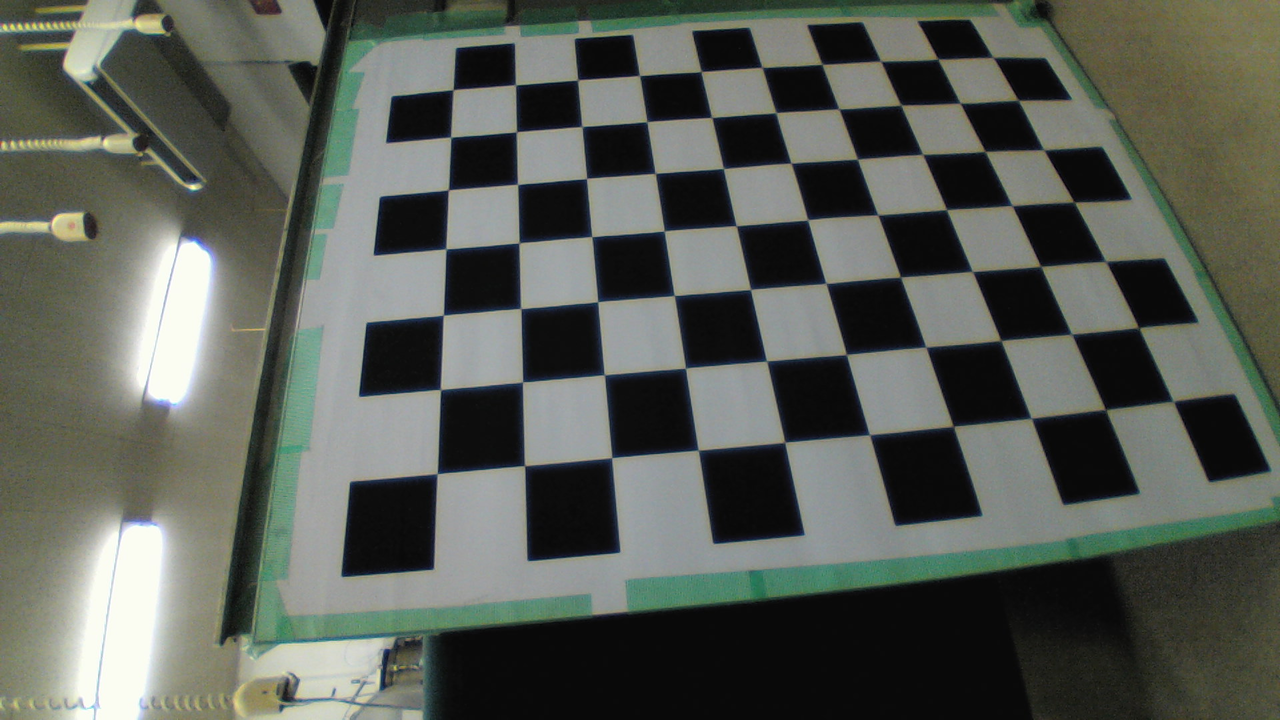
//> input picture calib_img6/00.png, 1280 x 720 px, given in place of the camera
$ ./capture   (built with g++ and OpenCV 4)
//> lines starting //> are read from the running program, lines starting //| are printed output that depends on the picture; after the words box and inside, x2 and y2 are one past the last pixel; in counts of white or black regions, pixels touching at a corner belong together
//モノラルでのキャプチャー
//newって言うフォルダを作ってそこにぶち込む

#include <iostream>
#include "opencv/cv.h"
#include "opencv/highgui.h"
#include <unistd.h>
#include <sys/time.h>

using namespace std;


int main(int argc, char* argv[])
{
struct timeval s, t;


  cv::VideoCapture capture(0);
  cv::Size capture_size( 640, 480);      	//1280x720(20hz)  1920x1080(10hz) 1344 376
  capture.set( CV_CAP_PROP_FRAME_WIDTH,  capture_size.width  );
 capture.set( CV_CAP_PROP_FRAME_HEIGHT, capture_size.height );
//  capture.set( CV_CAP_PROP_FPS, 30 );
//  capture.set( CV_CAP_PROP_AUTO_EXPOSURE, 0 );
//  capture.set( CV_CAP_PROP_EXPOSURE, 100 );


  cv::Mat frame,color,kido1,kido2,kido3,kido4;
//char windowNameCapture[]="Capture";

cv::namedWindow("Capture",CV_WINDOW_AUTOSIZE);
int num = 0;
char fname[1024];
int shuter=2;

gettimeofday(&s, NULL);   	//time

//ステ処理
capture>>kido1;
//> kido1 is the input picture: 720 rows x 1280 cols, CV_8UC3; mean B, G, R 85.6, 93.2, 88.8
capture>>kido2;
capture>>kido3;
capture>>kido4;
//

	while(1){
//	  cin >> shuter;
	  capture >> color;
          cv::cvtColor(color,frame,CV_RGB2GRAY);
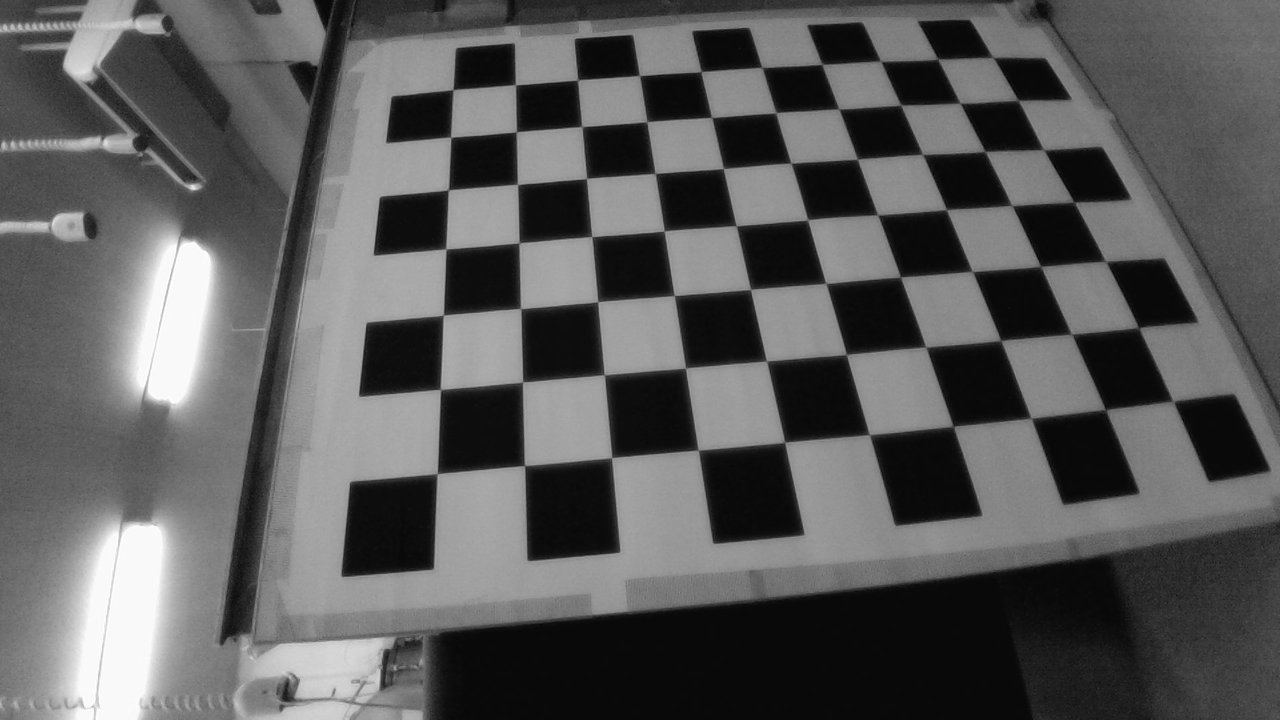
//> frame: 720 rows x 1280 cols, CV_8UC1; min 2, max 255, mean 90.4
	  cv::imshow( "Capture", frame );	//ウィンドウ表示させようがさせまいがfpsは落ちない//7/15むしろ表示した方が速い
	  cv::resize(frame,frame,cv::Size(),0.5,0.5);
//> frame: 360 rows x 640 cols, CV_8UC1
	  cv::threshold(frame, frame, 200, 255, cv::THRESH_BINARY|cv::THRESH_OTSU);  //cvtcolor で一旦取り込んでからBynary化
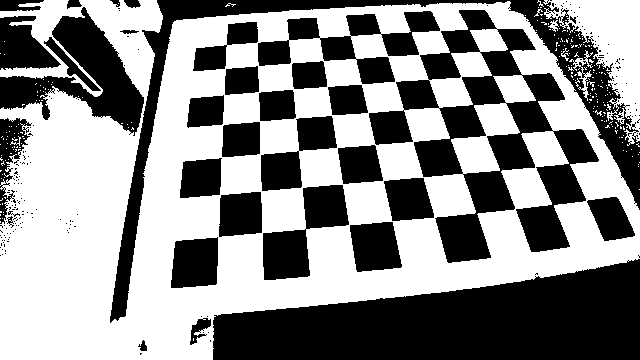
//> frame: 360 rows x 640 cols, CV_8UC1; 54.8% white; 213 black regions (179 under 20 px), largest, box (x1, y1, x2, y2) and area: (213, 259, 640, 360) 29136, (369, 10, 599, 263) 19491, (110, 0, 640, 323) 13081
	printf("aaaaaa\n\n");
	//	if(num%10000==0){
	sprintf(fname, "./new/I1_%09d.png", num);      //保存ファイル名に気をつける。後々めんどい。
	printf("%s\n", fname);
	cv::imwrite(fname,frame);
	//}
	//usleep(200000);					//usleep milion//
	num++;
	//cv::waitKey(0);
	char ch =cv::waitKey(1);            //シャッター方式０　その他1
//> the 'q' key is pressed
	   if ( ch == 'q' ){ break;}
	}


cv::destroyAllWindows();
//time
gettimeofday(&t, NULL);
//printf("%d ms\n", ((t.tv_sec - s.tv_sec) * 1000 + (t.tv_usec - s.tv_usec) / 1000));
cout<< endl ;
printf("Capture speed  = %f Hz\n",(double)num/(((t.tv_sec - s.tv_sec) * 1000 + (double)(t.tv_usec - s.tv_usec) / 1000)/1000));
cout<< endl ;
return 0;

}

$ run again, on calib_img6/01.png
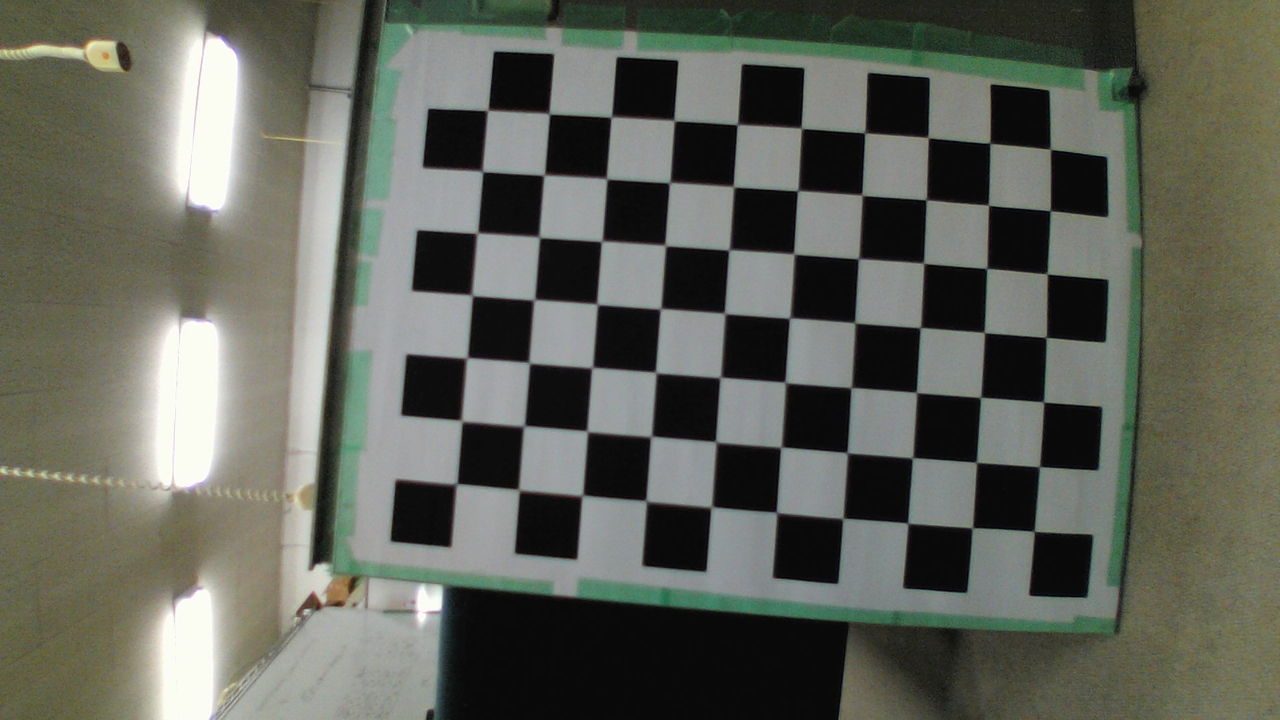
//> input picture calib_img6/01.png, 1280 x 720 px, given in place of the camera
//> kido1 is the input picture: 720 rows x 1280 cols, CV_8UC3; mean B, G, R 90, 100.2, 97.2
//> `cv::cvtColor(color,frame,CV_RGB2GRAY);`:
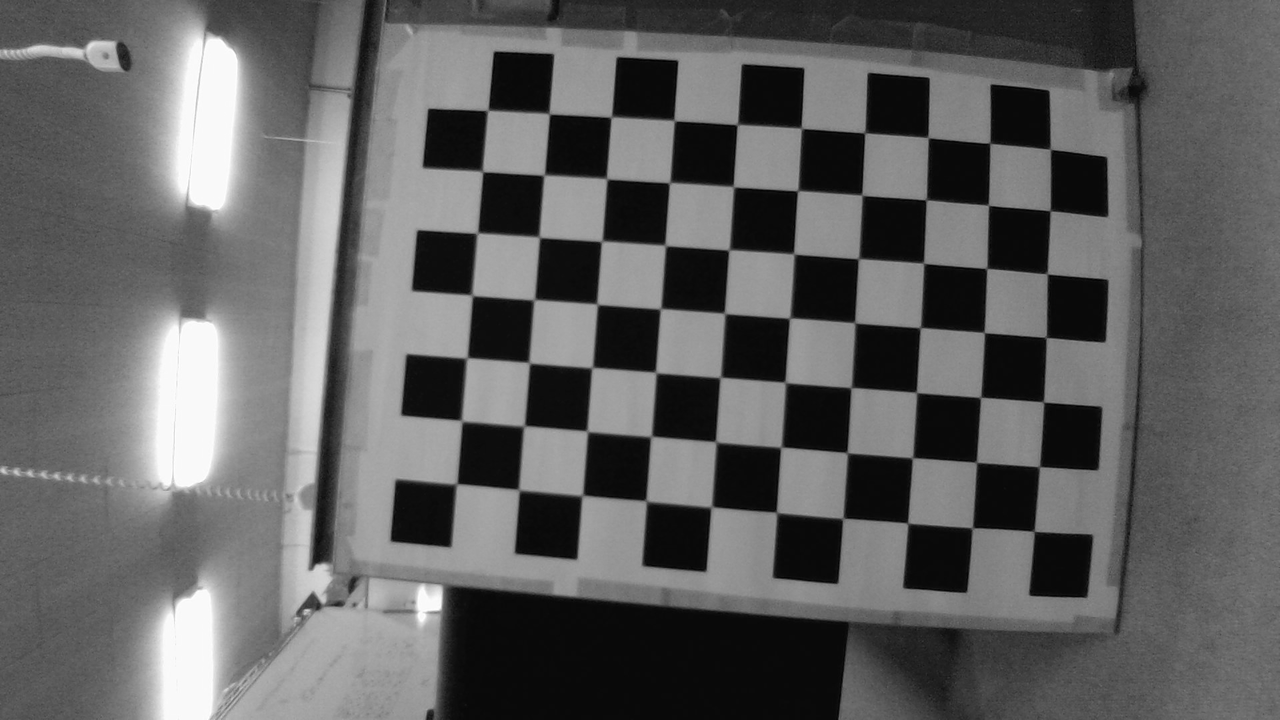
//> frame: 720 rows x 1280 cols, CV_8UC1; min 0, max 255, mean 96.8
//> `cv::threshold(frame, frame, 200, 255, cv::THRESH_BINARY|cv::THRESH_OTS..`:
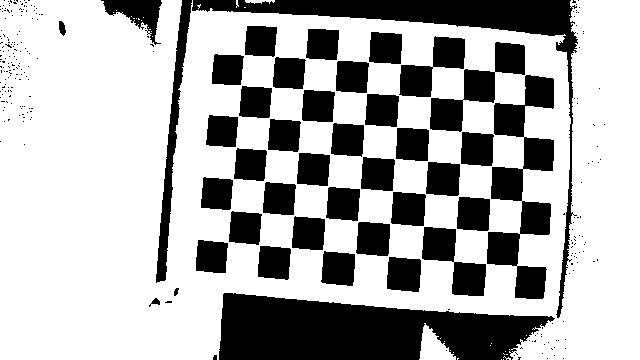
//> frame: 360 rows x 640 cols, CV_8UC1; 68.8% white; 275 black regions (234 under 20 px), largest, box (x1, y1, x2, y2) and area: (219, 293, 555, 360) 15914, (192, 0, 578, 318) 9095, (487, 75, 554, 299) 6689

$ run again, on calib_img6/02.png
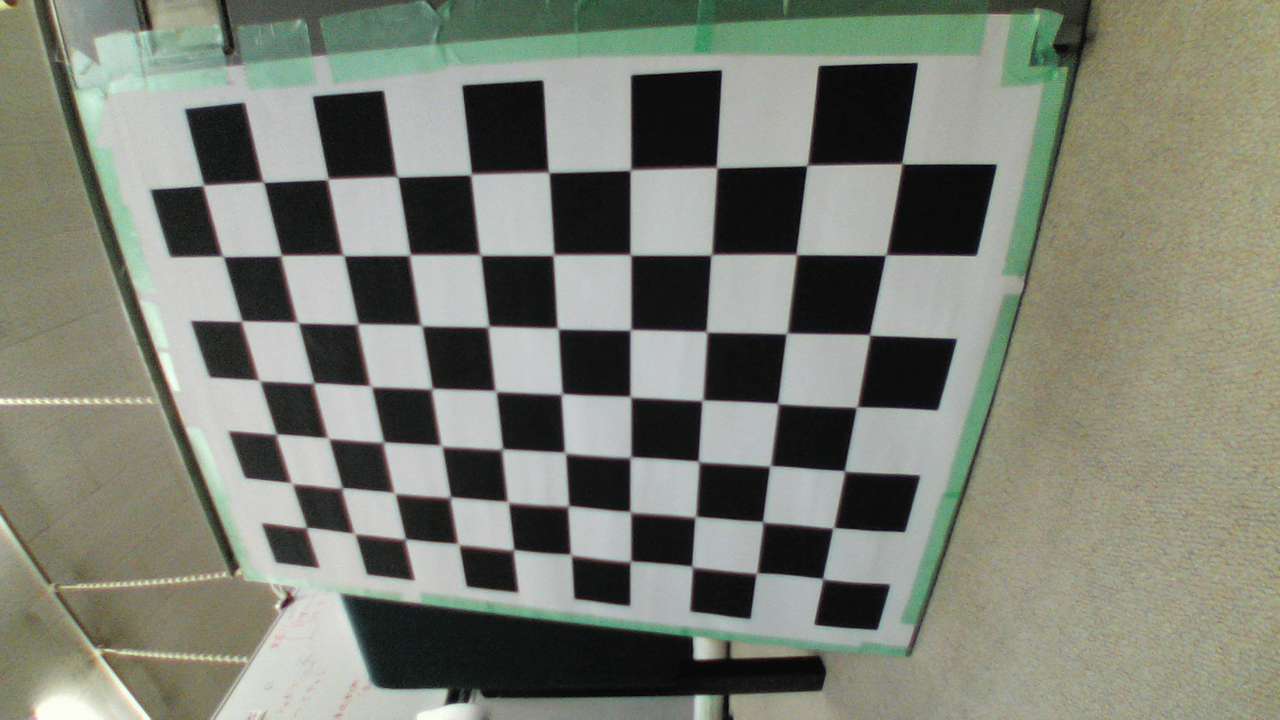
//> input picture calib_img6/02.png, 1280 x 720 px, given in place of the camera
//> kido1 is the input picture: 720 rows x 1280 cols, CV_8UC3; mean B, G, R 116.2, 127.9, 124.2
//> `cv::cvtColor(color,frame,CV_RGB2GRAY);`:
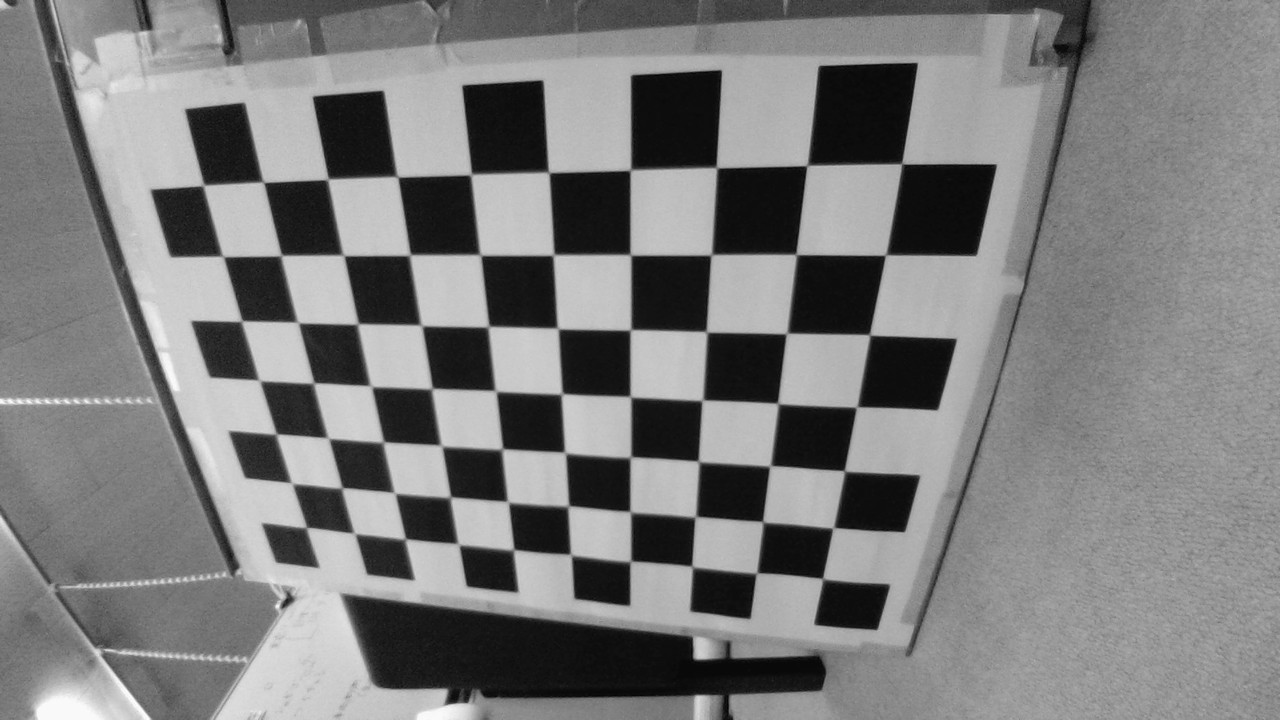
//> frame: 720 rows x 1280 cols, CV_8UC1; min 1, max 253, mean 124
//> `cv::threshold(frame, frame, 200, 255, cv::THRESH_BINARY|cv::THRESH_OTS..`:
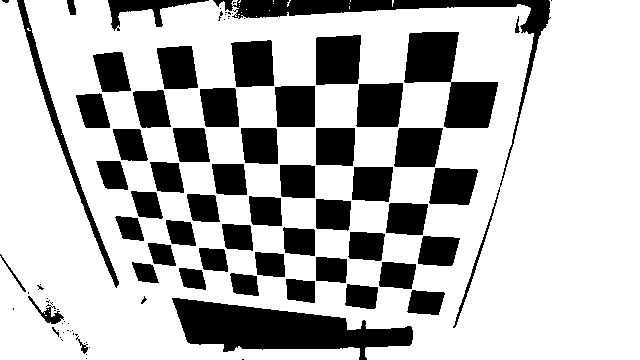
//> frame: 360 rows x 640 cols, CV_8UC1; 73% white; 94 black regions (40 under 20 px), largest, box (x1, y1, x2, y2) and area: (172, 298, 413, 360) 7832, (213, 0, 551, 328) 4855, (404, 32, 498, 128) 4514

$ run again, on calib_img6/03.png
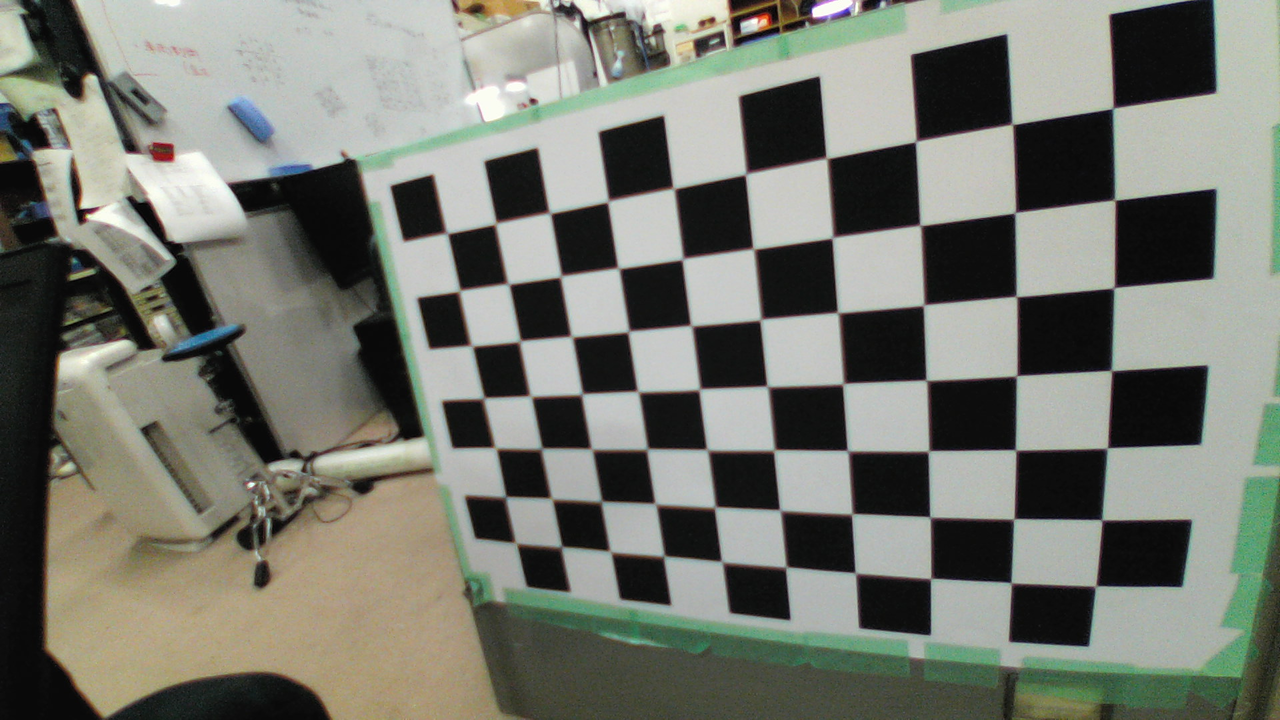
//> input picture calib_img6/03.png, 1280 x 720 px, given in place of the camera
//> kido1 is the input picture: 720 rows x 1280 cols, CV_8UC3; mean B, G, R 111.6, 120.9, 118.6
//> `cv::cvtColor(color,frame,CV_RGB2GRAY);`:
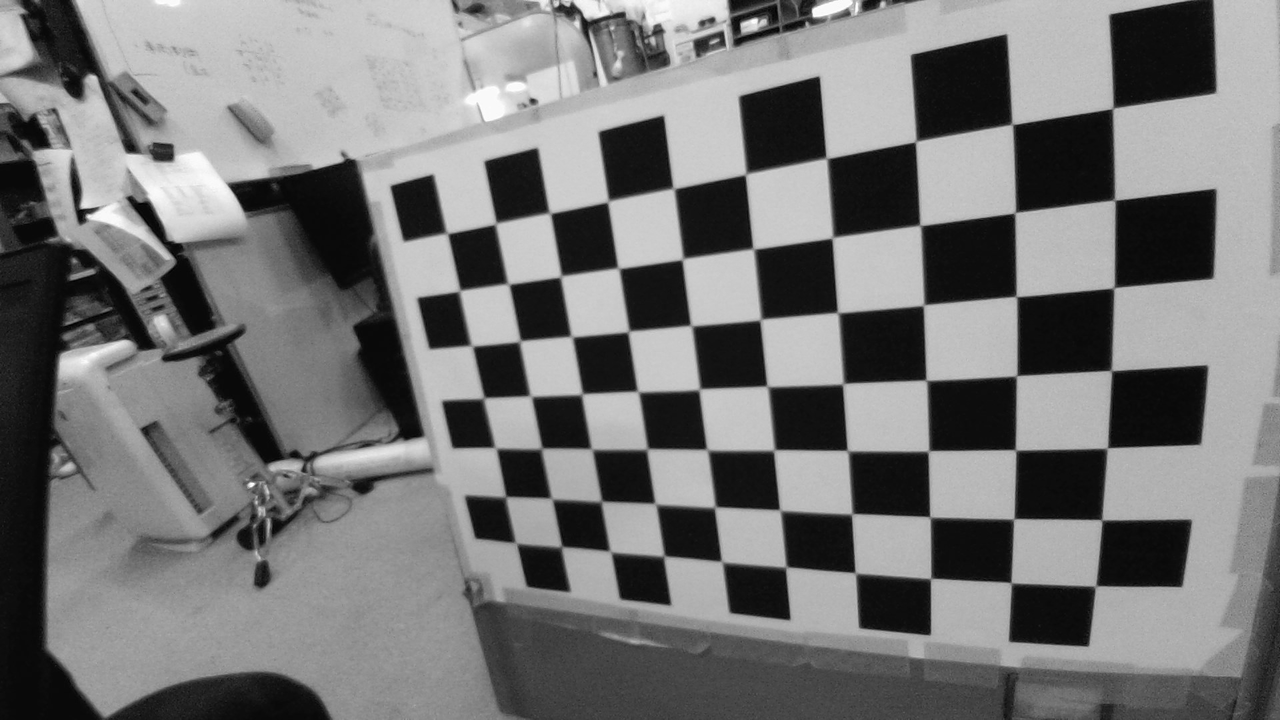
//> frame: 720 rows x 1280 cols, CV_8UC1; min 0, max 255, mean 117.9
//> `cv::threshold(frame, frame, 200, 255, cv::THRESH_BINARY|cv::THRESH_OTS..`:
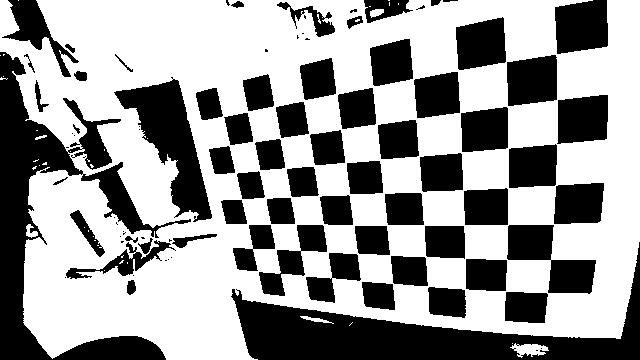
//> frame: 360 rows x 640 cols, CV_8UC1; 60.4% white; 91 black regions (29 under 20 px), largest, box (x1, y1, x2, y2) and area: (0, 52, 191, 360) 15077, (231, 242, 640, 360) 14609, (114, 77, 212, 222) 5495
